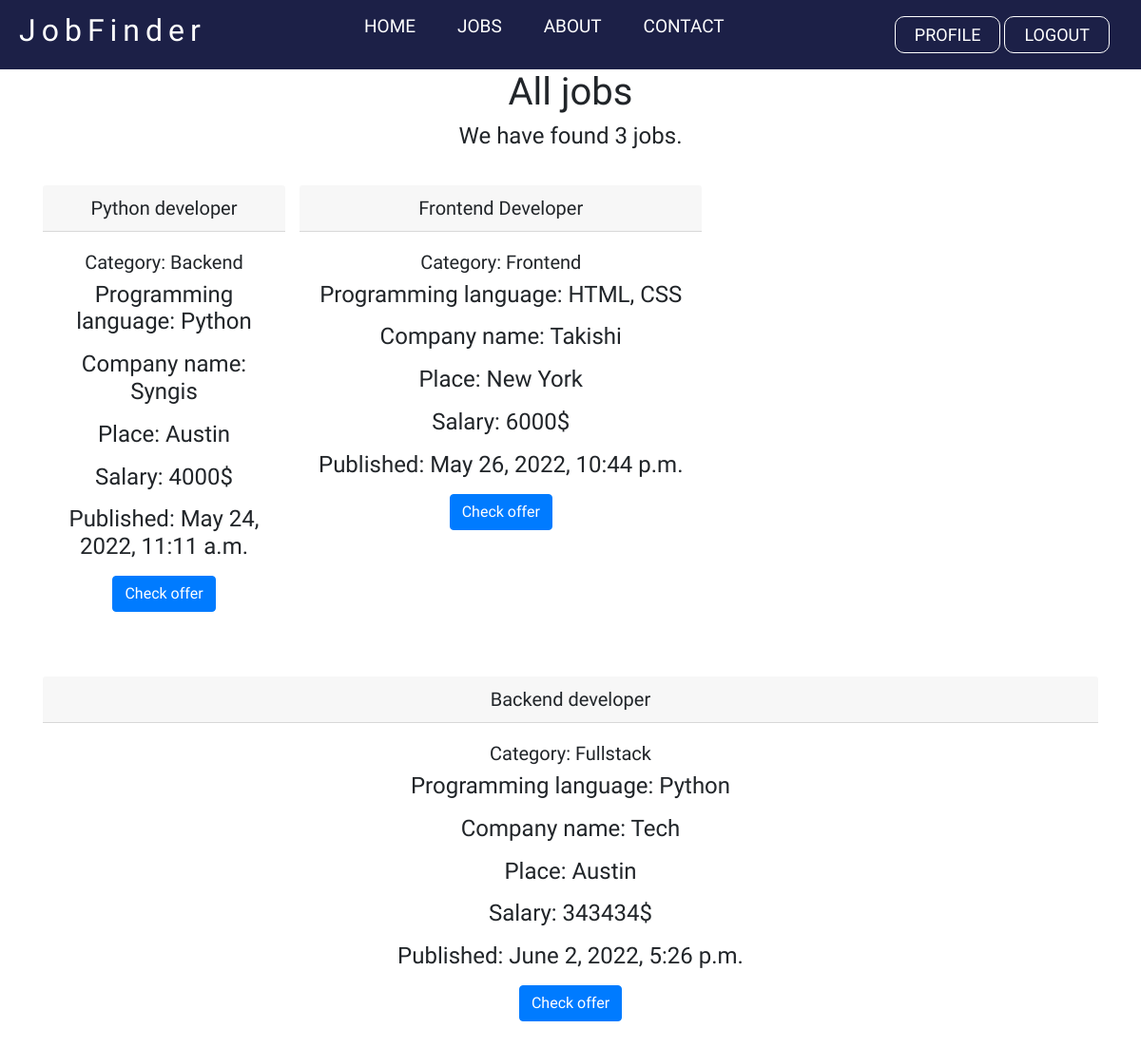
/jobs (signed in), run on the app's committed database.
### backend/models.py (models this page shows, shortened)
class Job(models.Model):
    user = models.ForeignKey(User, on_delete=models.SET_NULL, null=True, blank=True, editable=False)
    title = models.CharField(max_length=200, null=True, blank=True)
    company = models.CharField(max_length=200, null=True, blank=True)
    jobType = models.CharField(choices=JOB_CHOICES, max_length = 50, null=True, blank=True)
    category = models.CharField(choices=CATEGORY_CHOICES, max_length = 50, null=True, blank=True)
    contractType = models.CharField(choices=CONTRACT_CHOICES, max_length = 50, null=True, blank=True)
    experience = models.CharField(choices=EXPERIENCE_CHOICES, max_length = 50, null=True, blank=True)
    description = models.TextField()
    image = models.ImageField(null=True, blank=True, default = None)
    proglanguage =  models.CharField(max_length=200, null=True, blank=True)
    place = models.CharField(max_length=200, null=True, blank=True)
    salary = models.CharField(max_length=200, null=True, blank=True)
    published = models.DateTimeField(default=timezone.now)

### backend/views.py (the view)
# urls.py: path('jobs',views.all_jobs, name="jobs"),
def all_jobs(request):
    context = { 'jobs': Job.objects.all() }
    return render(request, 'backend/jobs.html', context)

### templates/backend/jobs.html (shortened to what this page needs)
<!DOCTYPE html>
{% extends 'main.html'%}
{% load static %}
	{% block content %}
    {% include 'navbar.html' %}
	{% static 'images' as baseUrl %}
	<center><h1>All jobs</h1><center>
	<h4>We have found {{jobs.count}} jobs.<h4>
	<br>
	<div class="container">
		<div class="row text-center">
		<div class="col-xl-3 col-sm-6 mb-5">
		{% for job in jobs %}
		<div class="col-xs-6 "
<div class="card">
    <h5 class="card-header">{{job.title}}</h5>
    <div class="card-body">
      <h5 class="card-text">Category: {{job.get_category_display}}</h5>
      <p class="card-text">Programming language: {{ job.proglanguage}}</p>
      <p class="card-text">Company name: {{job.company}}</p>
      <p class="card-text">Place: {{job.place}}</p>
      <p class="card-text">Salary: {{job.salary}}$</p>
	  <p class="card-text">Published: {{job.published}}</p>
      <a href="{% url 'job_info' job.id %}" class="btn btn-primary">Check offer</a>
    </div>
  </div>
</div>
{% endfor %}
{% endblock %}

### static/styles/navbar.css (style rules this page uses)
* { margin: 0; padding: 0; font-family: 'Koulen', cursive; }
body { background-color: rgb(255, 255, 255); }

### data on the page
Job: title "Python developer", category "Backend", proglanguage "Python", company "Syngis", place "Austin", salary "4000", published "May 24, 2022, 11:11 a.m."
Job: title "Frontend Developer", category "Frontend", proglanguage "HTML, CSS", company "Takishi", place "New York", salary "6000", published "May 26, 2022, 10:44 p.m."
Job: title "Backend developer", category "Fullstack", proglanguage "Python", company "Tech", place "Austin", salary "343434", published "June 2, 2022, 5:26 p.m."

### other printed values
{{ jobs.count }} "3"
